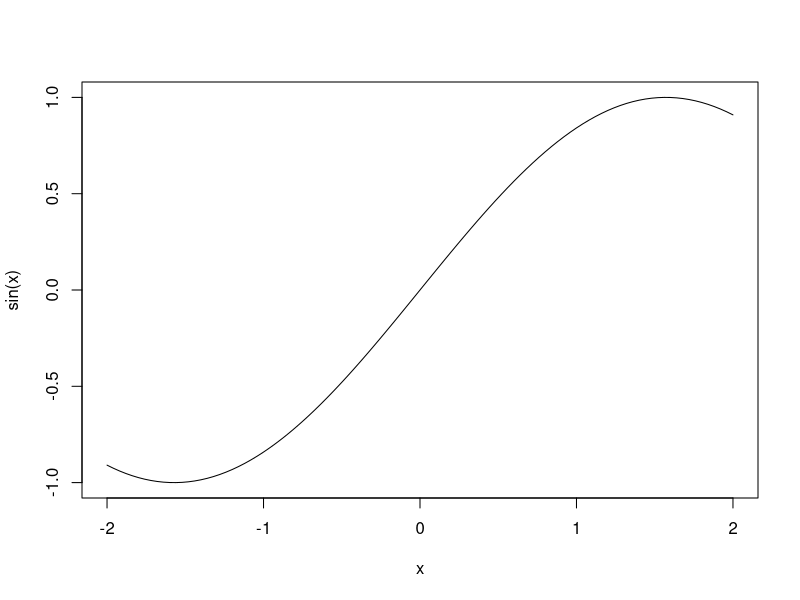
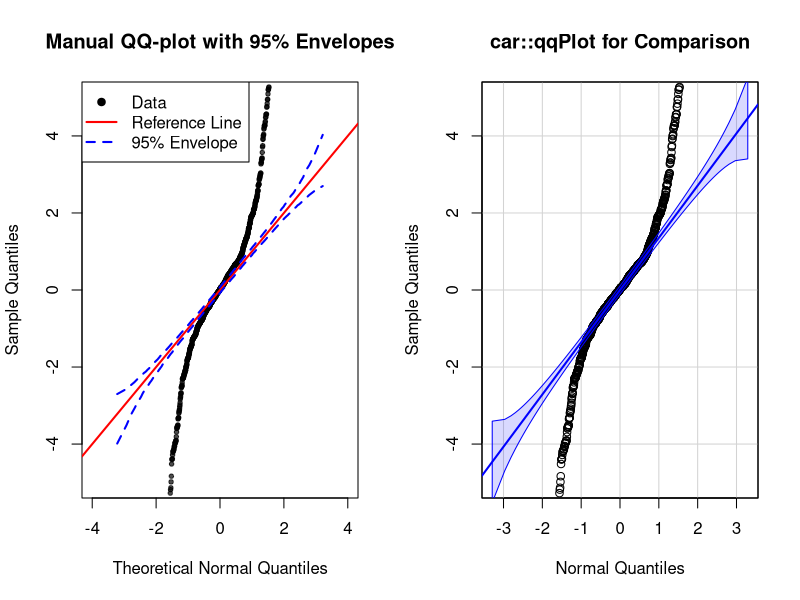

The R source for these figures, in order:
## ---- chunk 1

curve(sin(x), from = -2, to = 2) 
## ---- chunk 2

randoms <- rt(1000, 1)

#Creating a manual QQ-plot with 95% confidence interval

sorted_randoms <- sort(randoms)

n <- length(randoms)
i <- 1:n

# Calculate plotting positions (probabilities)
p <- (i - 3/8) / (n + 1/4)

# Generate normal quantiles by simulation (since we can't use qnorm)
large_normal_sample <- rnorm(1000000)  # Large normal reference
theoretical_quantiles <- quantile(large_normal_sample, probs = p)

# Calculate 95% probability envelopes by simulation
n_sim <- 1000  # Number of simulations
envelope_matrix <- matrix(NA, nrow = n_sim, ncol = n)

# Simulate many normal samples of size n
for (j in 1:n_sim) {
    sim_sample <- rnorm(n)
    sim_sorted <- sort(sim_sample)
    envelope_matrix[j, ] <- sim_sorted
}

# Calculate 2.5% and 97.5% percentiles at each position
lower_envelope <- apply(envelope_matrix, 2, quantile, probs = 0.025)
upper_envelope <- apply(envelope_matrix, 2, quantile, probs = 0.975)

# Create the QQ-plot
par(mfrow = c(1, 2))  # Split plot window

# Manual QQ-plot
plot(theoretical_quantiles, sorted_randoms,
     xlab = "Theoretical Normal Quantiles",
     ylab = "Sample Quantiles",
     main = "Manual QQ-plot with 95% Envelopes",
     pch = 19, cex = 0.6,
     ylim = c(-5, 5), xlim = c(-4, 4),
     col = rgb(0, 0, 0, 0.7))

# Add reference line (y = x)
abline(a = 0, b = 1, col = "red", lwd = 2)

# Add 95% probability bands
lines(theoretical_quantiles, lower_envelope, 
      col = "blue", lty = 2, lwd = 2)
lines(theoretical_quantiles, upper_envelope, 
      col = "blue", lty = 2, lwd = 2)

# Add legend
legend("topleft", 
       legend = c("Data", "Reference Line", "95% Envelope"),
       col = c("black", "red", "blue"),
       pch = c(19, NA, NA),
       lty = c(NA, 1, 2),
       lwd = c(NA, 2, 2))

# Check with car::qqPlot for comparison
library(car)
qqPlot(randoms, envelope = 0.95, ylim = c(-5, 5),
       main = "car::qqPlot for Comparison",
       xlab = "Normal Quantiles",
       ylab = "Sample Quantiles")


